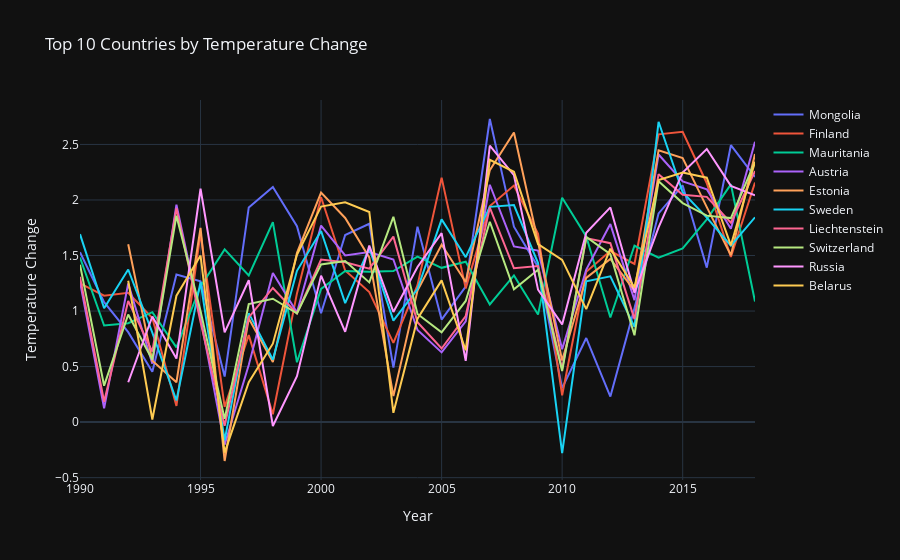
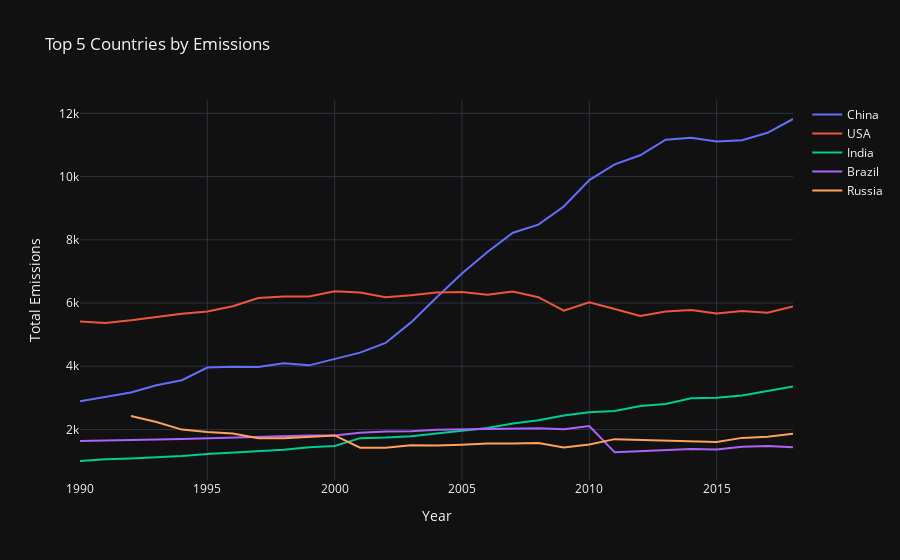

Notebook cell for these charts, in order:
### Code cell
# Create an instance of the ClimateData class
climate_analysis = ClimateData('emissions.csv', 'country_temp.csv', 'sea_temp.csv', 'sea-level.csv')
# Call the run_analysis method
climate_analysis.run_analysis()
df = climate_analysis.df
global_df = climate_analysis.global_df
global_cc = climate_analysis.global_cc
# Create an instance of the ProphetTimeSeries class
temp_change = ProphetTimeSeries(global_cc, "Global_temp_change")
# Call the forecast method with the number of years to predict
temp_forecast = temp_change.forecast(10)
sea_level_change = ProphetTimeSeries(global_cc, "Sea_level")
# Call the forecast method with the number of years to predict
sea_level_forecast =sea_level_change.forecast(10)
